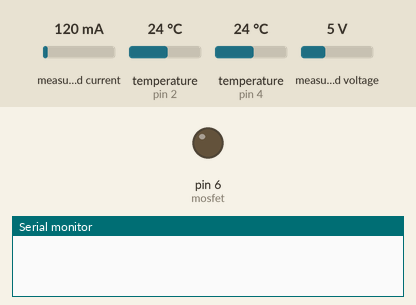
Simulated run of this sketch. Board: Arduino Uno, built with avr-gcc and run on an emulated ATmega328P. Shown: output pins drawn as LEDs (lit = HIGH), the last lines printed to the serial monitor. The inputs (shaded band) are chosen by the test bench; at power-on: measured current 120 mA, temperature (sensors on pin 2, pin 4) 24 °C, measured voltage 5 V.

Above: at 0.1 s.
At 2.1 s:
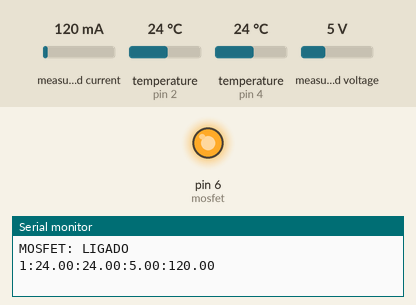
Timing chart, 0 to 3.6 s (numbered marks = the images above):
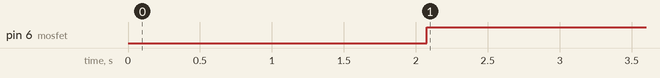

The sketch:

suprimentov2.ino
```cpp
#include <Wire.h>
#include <DallasTemperature.h>
#include <OneWire.h>
#include <Adafruit_INA219.h>

// ---------- DS18B20 ----------
#define DS18B20_1_PIN 2
#define DS18B20_2_PIN 3
#define DS18B20_3_PIN 4

OneWire oneWire1(DS18B20_1_PIN);
DallasTemperature sensor1(&oneWire1);

OneWire oneWire2(DS18B20_2_PIN);
DallasTemperature sensor2(&oneWire2);

OneWire oneWire3(DS18B20_3_PIN);
DallasTemperature sensor3(&oneWire3);

// ---------- INA219 ----------
Adafruit_INA219 ina219;

// ---------- Controle Térmico ----------
#define mosfet 6   // Gate do MOSFET

// ---------- Configuração ----------
#define ENDERECO_SUPRIMENTO 1  // Endereço para identificar este módulo
#define SERIAL_BAUDRATE 115200

void setup()
{
  Serial.begin(SERIAL_BAUDRATE);

  // Inicializa sensores
  sensor1.begin();
  sensor2.begin();
  sensor3.begin();
  pinMode(mosfet, OUTPUT);
  digitalWrite(mosfet, LOW); // garante que MOSFET inicia desligado

  if (!ina219.begin())
  {
    Serial.println("Falha ao encontrar INA219!");
    while (1) delay(10);
  }

  ina219.setCalibration_32V_2A();

  delay(500);
}

void loop()
{
  // ---------- Leitura dos sensores ----------
  float busVoltage = ina219.getBusVoltage_V();
  float current = ina219.getCurrent_mA();

  sensor1.requestTemperatures();
  sensor3.requestTemperatures();

  float temp1 = sensor1.getTempCByIndex(0);
  float temp3 = sensor3.getTempCByIndex(0);

  bool t1_valida = (temp1 > -100.0 && temp1 < 125.0);
  bool t3_valida = (temp3 > -100.0 && temp3 < 125.0);

  bool abaixo_25 = (t1_valida && temp1 < 25.0) ||
                   (t3_valida && temp3 < 25.0);

  bool acima_40 = (t1_valida && temp1 >= 40.0) ||
                  (t3_valida && temp3 >= 40.0);

  if (abaixo_25)
  {
      digitalWrite(mosfet, HIGH);
      Serial.println("MOSFET: LIGADO");
  }
  else if (acima_40)
  {
      digitalWrite(mosfet, LOW);
      Serial.println("MOSFET: DESLIGADO");
  }

  // ---------- Monta e envia mensagem ----------
  // Formato: <endereco>:<temp1>:<temp2>:<temp3>:<tensao>:<corrente>\n
  Serial.print(ENDERECO_SUPRIMENTO);
  Serial.print(":");
  Serial.print(temp1, 2);
  Serial.print(":");
  Serial.print(temp3, 2);
  Serial.print(":");
  Serial.print(busVoltage, 2);
  Serial.print(":");
  Serial.println(current, 2);  // termina com \n

  delay(2000);
}
```

Measured:
- by itself, pin 6 (mosfet): LOW → HIGH at 2.1 s
